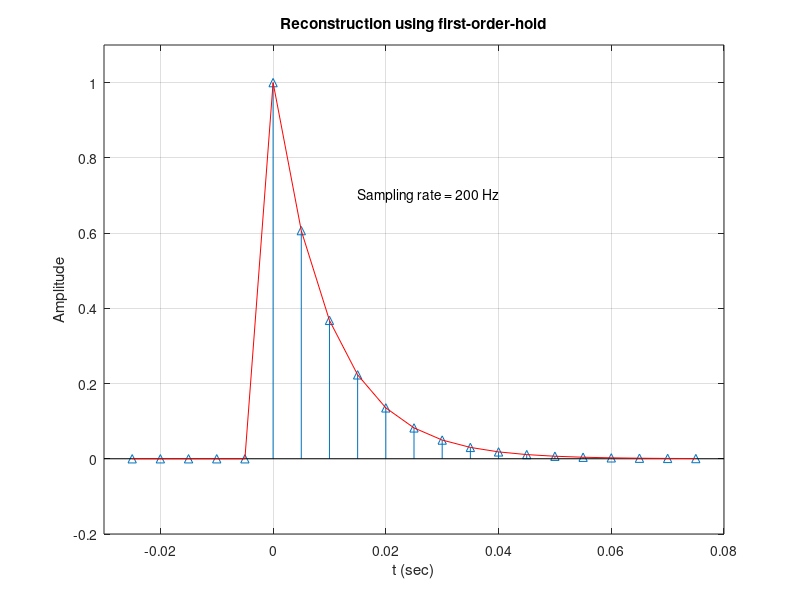

The MATLAB script that drew this image:
% Script: mexdt_4_7b.m
fs = 200;     % Sampling rate
Ts = 1/fs;    % Sampling interval
% Set index limits "n1" and "n2" to cover the time interval
% from -25 ms to +75 ms
n1 = -fs/40;
n2 = -3*n1;
n = [n1:n2];
t = n*Ts;                   % Vector of time instants
xs = exp(-100*t).*(n>=0);   % Samples of the signal
stem(t,xs,'^'); grid;
hold on;
plot(t,xs,'r-');
hold off;
axis([-0.030,0.080,-0.2,1.1]);
title('Reconstruction using first-order-hold'); 
xlabel('t (sec)');
ylabel('Amplitude');
text(0.015,0.7,sprintf('Sampling rate = %.3g Hz',fs));
